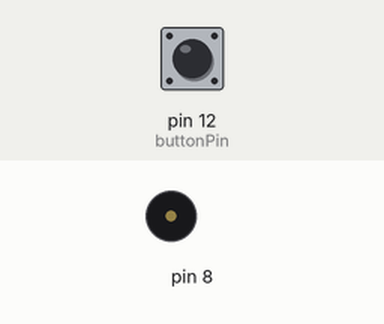
A sketch run on a simulated Arduino Uno, built with avr-gcc and run on an emulated ATmega328P. Parts: buzzer (waves = sounding). Inputs (shaded band) come from the test bench; at power-on: pin 12 (buttonPin) LOW.

Above: at 1.2 s.
1.3 s: pin 12 (buttonPin) pulled HIGH for 0.15 s
At 2.0 s:
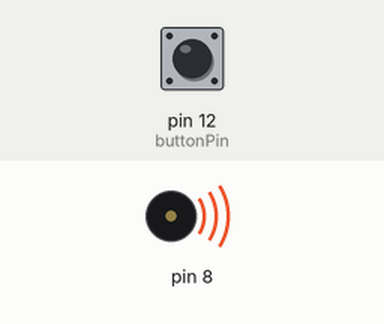
4.4 s: pin 12 (buttonPin) pulled HIGH for 1 s
At 7.2 s:
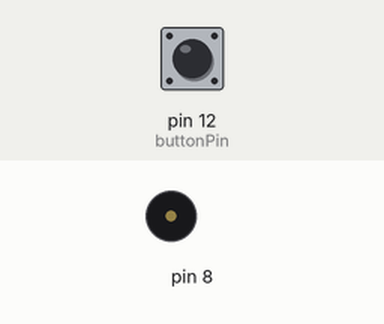
7.4 s: pin 12 (buttonPin) pulled HIGH for 3.2 s
At 8.1 s:
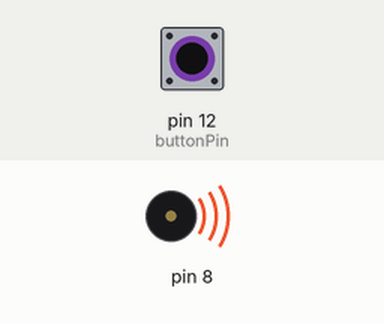
Timing chart, 0 to 13.4 s (numbered marks = the images above; inputs shaded):
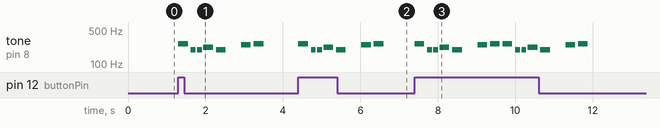

The sketch:

bb.ino
```cpp
//#include "pitches.h"  //add note library

//notes in the melody
int melody[]={262, 196, 196, 220, 196, 0, 247, 262};

//digital pin 12 has a button attached to it. Give it an name
int buttonPin= 12;

//note durations. 4=quarter note / 8=eighth note
int noteDurations[]={4, 8, 8, 4, 4, 4, 4, 4};


void setup(){

  //make the button's pin input
  pinMode(buttonPin, INPUT);
}


void loop(){

  //read the input pin
  int buttonState = digitalRead(buttonPin);

  //if the button is pressed
  if (buttonState == 1){

    //iterate over the notes of the melody
    for (int thisNote=0; thisNote <8; thisNote++){

      //to calculate the note duration, take one second. Divided by the note type
      int noteDuration = 1000 / noteDurations [thisNote];
      tone(8, melody [thisNote], noteDuration);

      //to distinguish the notes, set a minimum time between them
      //the note's duration +30% seems to work well
      int pauseBetweenNotes = noteDuration * 1.30;
      delay(pauseBetweenNotes);

      //stop the tone playing
      noTone(8);
    }
  }
}
```

Measured:
- after the input at 1.3 s, tone on pin 8: plays 262 Hz for 0.25 s, 196 Hz for 0.13 s, 196 Hz for 0.13 s, 220 Hz for 0.25 s, 196 Hz for 0.25 s, 247 Hz for 0.25 s … (7 notes in this stretch), starting at once
- after the input at 4.4 s, tone on pin 8: plays 262 Hz for 0.25 s, 196 Hz for 0.13 s, 196 Hz for 0.13 s, 220 Hz for 0.25 s, 196 Hz for 0.25 s, 247 Hz for 0.25 s … (7 notes in this stretch), starting at once
- after the input at 7.4 s, tone on pin 8: plays 262 Hz for 0.25 s, 196 Hz for 0.13 s, 196 Hz for 0.13 s, 220 Hz for 0.25 s, 196 Hz for 0.25 s, 247 Hz for 0.25 s … (14 notes in this stretch), starting at once
